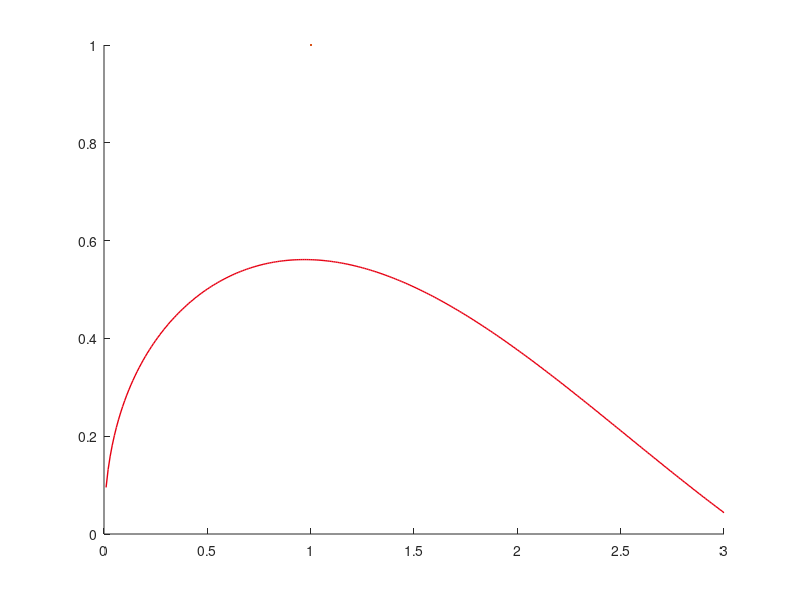

The MATLAB script that drew this image: (Note: this script raises an error after producing the figure.)
data = [
    0.50 0.513 0.05 0.023
    1.00 0.561 0.05 0.018
    1.50 0.499 0.05 0.026
    2.00 0.369 0.05 0.019
    2.50 0.218 0.05 0.025
    ];

hold on

x = data(:, 1);
y = data(:, 2);
xEr = data(:, 3);
yEr = data(:, 4);
x0 = 0:0.01:3;

y0 = sin(x0) ./ (sqrt(x0) + 0.5 .* x0); % 定义函数

plot(x0, y0, '-', ...
    'Color', [0.90 0 0.07], ...
    'LineWidth', 1)
errorbar(x, y, yEr, yEr, xEr, xEr, '.', ...
    'Color', [0.27 0.45 0.77], ...
    'LineWidth', 1, ...
    'CapSize', 8); % 误差棒端长度
% 误差图（X，Y，Y-，Y+，X-，X+，各种选项，对应值）

axis([0 3 0 0.6])
xlabel('X')
ylabel('Y')
legend('理论曲线', '实验结果')
title('Y与X关系实验结果及理论曲线')
